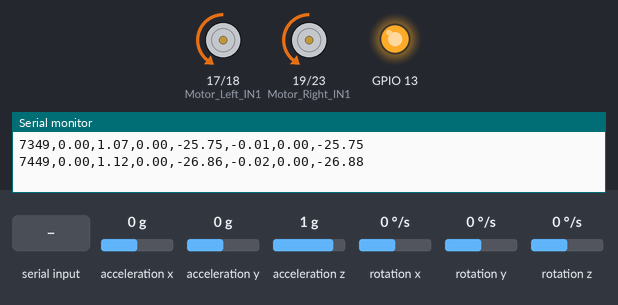
Simulated run of this sketch. Board: ESP32. Shown: motor-driver pin pairs drawn as motors (green arrow = first pin HIGH = forward, orange = second pin HIGH = backward, longer = more drive, scaled by the enable pin), output pins drawn as LEDs (lit = HIGH), the last lines printed to the serial monitor. Wiring (inferred from the names in the program): MPU-6050 motion sensor at I2C address 0x68. The inputs (shaded band) are chosen by the test bench; at power-on: acceleration x 0 g, rotation y 0 °/s, acceleration y 0 g, acceleration z 1 g, rotation x 0 °/s, rotation z 0 °/s.

Above: at 7.5 s.
8.5 s: acceleration x set to -0.8 g
At 10.0 s:
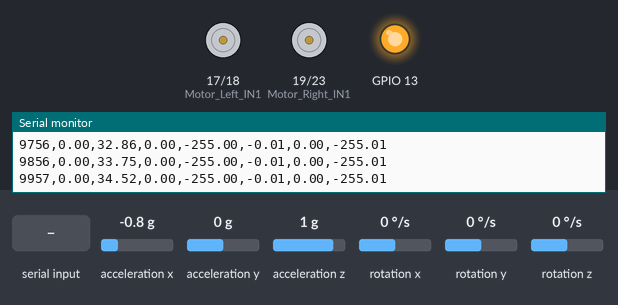
11.0 s: rotation y set to -11 °/s
14.0 s: rotation y set to -14 °/s
At 15.7 s:
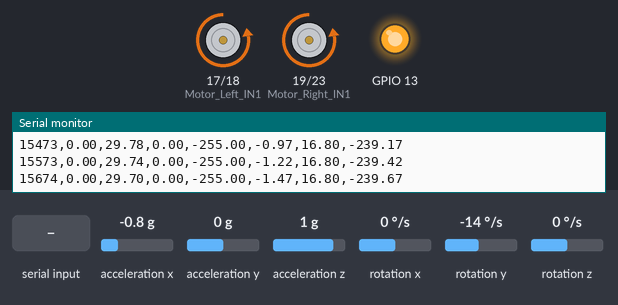
17.0 s: "p,45\n" received over Serial
At 17.9 s:
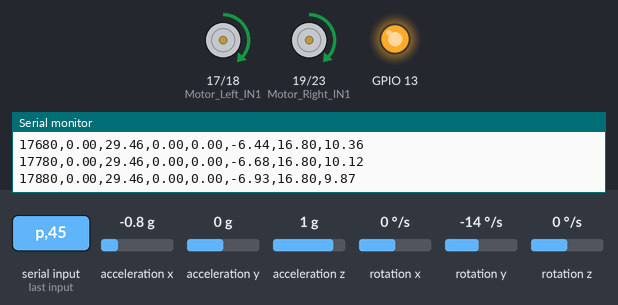
20.0 s: "i90\n" received over Serial
At 20.68 s:
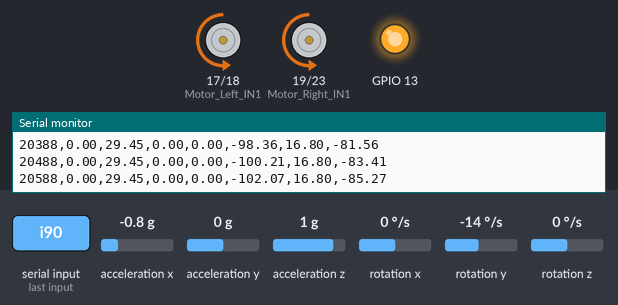
23.0 s: "d90\n" received over Serial
Timing chart, 0 to 25.5 s (numbered marks = the images above; inputs shaded):
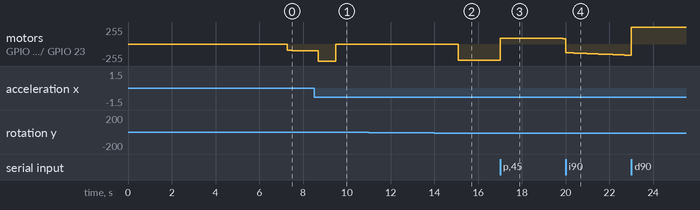

Measured:
- the behaviour switches between -13 and -14 °/s on rotation y (found by bisection; images 1 and 2)
- after the input at 8.5 s, motor on GPIO 17 (Motor_Left_IN1) / GPIO 18 (Motor_Left_IN2), motor on GPIO 19 (Motor_Right_IN1) / GPIO 23 (Motor_Right_IN2): backward 99/255 → backward 255/255 after 0.20 s, → stopped 0.80 s later
- after the input at 14.0 s, motor on GPIO 17 (Motor_Left_IN1) / GPIO 18 (Motor_Left_IN2), motor on GPIO 19 (Motor_Right_IN1) / GPIO 23 (Motor_Right_IN2): stopped → backward 243/255 after 1.1 s, → backward 244/255 0.32 s later, → backward 245/255 0.81 s later, → backward 246/255 0.41 s later

The sketch:

self_balancing_robot_ver3.ino
```cpp
#include <Wire.h>

// ── Global variables ──────────────────────────────────────────────
float RateRoll, RatePitch, RateYaw;
float RateCalibrationRoll, RateCalibrationPitch, RateCalibrationYaw;
int RateCalibrationNumber;
float AccX, AccY, AccZ;
float AngleRoll, AnglePitch;
uint32_t LoopTimer;

// ── Kalman filter variables ───────────────────────────────────────
float KalmanAngleRoll = 0, KalmanUncertaintyAngleRoll = 2 * 2;
float KalmanAnglePitch = 0, KalmanUncertaintyAnglePitch = 2 * 2;
float Kalman1DOutput[] = { 0, 0 };

//PID Variables
float kp = 24;  //24
float ki = 12;  //12
float kd = 1.2;

float previousError = 0;
float error = 0;
float setpoint = 0;  //-2

float integral = 0;
float integralLimit = 200;
float derivative = 0;

float previousAngle = 0;
float alpha = 0.1;

//tuning:
void handleSerialTuning() {
  //See if there's anything first,
  //Serial.available() returns the number of bytes currently sitting in the serial receive buffer
  if (Serial.available() > 0) {
    String input = Serial.readStringUntil('\n');
    //trim() is a method on Arduino's String class that removes whitespace from the start and end of a string
    //— spaces, tabs, \r, \n — leaving the middle untouched.
    input.trim();

    if (input.length() < 2) return;  // ignore garbage

    char command = input.charAt(0);
    float value = input.substring(1).toFloat();

    switch (command) {
      case 'p':
        kp = value;
        Serial.print("Kp set to: ");
        Serial.println(kp);
        break;
      case 'i':
        ki = value;
        Serial.print("Ki set to: ");
        Serial.println(ki);
        break;
      case 'd':
        kd = value;
        Serial.print("Kd set to: ");
        Serial.println(kd);
        break;
      default:
        Serial.println("Unknown command. Use p, i, or d followed by a number.");
    }
  }
}

//Motor variables:
// Nano
// #define Motor_Left_IN1 4
// #define Motor_Left_IN2 5
// #define Motor_Left_PWM 3
// #define Motor_Right_IN1 6
// #define Motor_Right_IN2 7
// #define Motor_Right_PWM 9

// ESP32
#define Motor_Left_IN1 17
#define Motor_Left_IN2 18
#define Motor_Left_PWM 16
#define Motor_Right_IN1 19
#define Motor_Right_IN2 23
#define Motor_Right_PWM 25

//Moving function + Stopping function
void setMotors(float output) {
  output = constrain(output, -255, 255);  // clamp range
  int speed = abs((int)output);           // 0-255 for PWM

  const int deadband = 80;
  if (speed > 0) {
    // tune this — min PWM that actually spins the wheels
    speed = map(speed, 0, 255, deadband, 255);
  }

  if (output > 0) {
    digitalWrite(Motor_Left_IN1, HIGH);
    digitalWrite(Motor_Left_IN2, LOW);
    digitalWrite(Motor_Right_IN1, HIGH);
    digitalWrite(Motor_Right_IN2, LOW);
  } else {
    digitalWrite(Motor_Left_IN1, LOW);
    digitalWrite(Motor_Left_IN2, HIGH);
    digitalWrite(Motor_Right_IN1, LOW);
    digitalWrite(Motor_Right_IN2, HIGH);
  }

  analogWrite(Motor_Left_PWM, speed);
  analogWrite(Motor_Right_PWM, speed);
}

void stop() {
  digitalWrite(Motor_Left_IN1, LOW);
  digitalWrite(Motor_Left_IN2, LOW);
  digitalWrite(Motor_Right_IN1, LOW);
  digitalWrite(Motor_Right_IN2, LOW);
  analogWrite(Motor_Left_PWM, 0);
  analogWrite(Motor_Right_PWM, 0);
}

// ── Kalman filter function ────────────────────────────────────────
void kalman_1d(float KalmanState, float KalmanUncertainty,
               float KalmanInput, float KalmanMeasurement, float dt) {

  //  kalman_1d(KalmanAngleRoll, KalmanUncertaintyAngleRoll, RateRoll, AngleRoll, 0.004);

  // Predict step — integrate gyro rate to get new angle estimate
  //KalmanState is the angle (gyro), KalmanMeasurement is acce angle
  KalmanState = KalmanState + dt * KalmanInput;

  // Predict step — update uncertainty
  KalmanUncertainty = KalmanUncertainty + dt * dt * 4 * 4;

  // Update step — compute Kalman gain
  float KalmanGain = KalmanUncertainty * 1 / (1 * KalmanUncertainty + 3 * 3);

  // Update step — correct state with accelerometer measurement
  KalmanState = KalmanState + KalmanGain * (KalmanMeasurement - KalmanState);

  // Update step — update uncertainty
  KalmanUncertainty = (1 - KalmanGain) * KalmanUncertainty;

  // Write outputs
  Kalman1DOutput[0] = KalmanState;
  Kalman1DOutput[1] = KalmanUncertainty;
}

// ── Read all sensor data from MPU-6050 ───────────────────────────
void gyro_signals(void) {

  // 1. Configure low pass filter (10Hz bandwidth)
  Wire.beginTransmission(0x68);
  Wire.write(0x1A);
  Wire.write(0x05);
  Wire.endTransmission();

  // 2. Configure accelerometer range (±8g, 4096 LSB/g)
  Wire.beginTransmission(0x68);
  Wire.write(0x1C);
  Wire.write(0x10);
  Wire.endTransmission();

  // 3. Read accelerometer data (6 bytes from 0x3B)
  Wire.beginTransmission(0x68);
  Wire.write(0x3B);
  Wire.endTransmission();
  Wire.requestFrom(0x68, 6);
  int16_t AccXLSB = Wire.read() << 8 | Wire.read();
  int16_t AccYLSB = Wire.read() << 8 | Wire.read();
  int16_t AccZLSB = Wire.read() << 8 | Wire.read();

  // 4. Configure gyroscope range (±500°/s, 65.5 LSB/°/s)
  Wire.beginTransmission(0x68);
  Wire.write(0x1B);
  Wire.write(0x08);
  Wire.endTransmission();

  // 5. Read gyroscope data (6 bytes from 0x43)
  Wire.beginTransmission(0x68);
  Wire.write(0x43);
  Wire.endTransmission();
  Wire.requestFrom(0x68, 6);
  int16_t GyroX = Wire.read() << 8 | Wire.read();
  int16_t GyroY = Wire.read() << 8 | Wire.read();
  int16_t GyroZ = Wire.read() << 8 | Wire.read();

  // 6. Convert raw gyro to degrees/second
  RateRoll = (float)GyroX / 65.5;
  RatePitch = (float)GyroY / 65.5;
  RateYaw = (float)GyroZ / 65.5;

  // 7. Convert raw accel to g with calibration offsets
  AccX = (float)AccXLSB / 4096 - 0.02;
  AccY = (float)AccYLSB / 4096;
  AccZ = (float)AccZLSB / 4096 - 0.02;

  // 8. Compute roll and pitch angles from accelerometer (degrees)
  AngleRoll = atan(AccY / sqrt(AccX * AccX + AccZ * AccZ)) * 1 / (3.142 / 180);
  AnglePitch = -atan(AccX / sqrt(AccY * AccY + AccZ * AccZ)) * 1 / (3.142 / 180);
}

// ── Setup ─────────────────────────────────────────────────────────
void setup() {
  //Motor setup:
  pinMode(Motor_Left_IN1, OUTPUT);
  pinMode(Motor_Left_IN2, OUTPUT);
  pinMode(Motor_Right_IN1, OUTPUT);
  pinMode(Motor_Right_IN2, OUTPUT);
  pinMode(Motor_Left_PWM, OUTPUT);
  pinMode(Motor_Right_PWM, OUTPUT);

  Serial.begin(57600);

  // Visual indicator that board is running
  pinMode(13, OUTPUT);
  digitalWrite(13, HIGH);

  // Start I2C at 400kHz fast mode
  Wire.setClock(400000);
  Wire.begin();
  delay(250);  // Wait for MPU-6050 to power up

  // Wake up MPU-6050 (starts in sleep mode by default)
  Wire.beginTransmission(0x68);
  Wire.write(0x6B);
  Wire.write(0x00);
  Wire.endTransmission();

  // Gyroscope calibration — sample 2000 times while perfectly still
  // Keep the robot/board completely stationary during this ~2 second window
  for (RateCalibrationNumber = 0;
       RateCalibrationNumber < 2000;
       RateCalibrationNumber++) {
    gyro_signals();
    RateCalibrationRoll += RateRoll;
    RateCalibrationPitch += RatePitch;
    RateCalibrationYaw += RateYaw;
    delay(1);
  }

  // Average the 2000 samples to get the bias offset
  RateCalibrationRoll /= 2000;
  RateCalibrationPitch /= 2000;
  RateCalibrationYaw /= 2000;

  // Start the loop timer
  LoopTimer = micros();
}

// ── Main loop ─────────────────────────────────────────────────────
void loop() {
  float delta_T = (micros() - LoopTimer) / 1000000.0f;
  // float delta_T = 0.004;

  // Read sensor
  gyro_signals();

  // Subtract calibration bias from gyro readings
  RateRoll -= RateCalibrationRoll;
  RatePitch -= RateCalibrationPitch;
  RateYaw -= RateCalibrationYaw;

  // Run Kalman filter for roll
  kalman_1d(KalmanAngleRoll, KalmanUncertaintyAngleRoll, RateRoll, AngleRoll, 0.004);
  KalmanAngleRoll = Kalman1DOutput[0];
  KalmanUncertaintyAngleRoll = Kalman1DOutput[1];

  // Run Kalman filter for pitch
  kalman_1d(KalmanAnglePitch, KalmanUncertaintyAnglePitch, RatePitch, AnglePitch, 0.004);
  KalmanAnglePitch = Kalman1DOutput[0];
  KalmanUncertaintyAnglePitch = Kalman1DOutput[1];

  // Handle tuning:
  handleSerialTuning();

  //PID Control:
  error = setpoint - KalmanAnglePitch;
  //P term
  float P_term = kp * error;
  P_term = constrain(P_term, -255, 255);
  //I term
  integral += error * delta_T;
  integral = constrain(integral, -integralLimit, integralLimit);
  float I_term = ki * integral;
  //D term
  // float rawDerivative = -(KalmanAnglePitch - previousAngle) / delta_T;
  // previousAngle = KalmanAnglePitch;
  // derivative = alpha * rawDerivative + (1 - alpha) * derivative;
  // float D_term = kd * derivative;
  float D_term = kd * (-RatePitch);  // negative sign depends on your gyro orientation/convention

  float result = P_term + I_term + D_term;

  if (abs(KalmanAnglePitch) > 30) {
    stop();
    integral = 0;  // ← prevents windup while lying on the floor
    previousAngle = KalmanAnglePitch;
  } else {
    setMotors(result);
    // stop();
    // integral = 0;
  }

  // // Print filtered angles
  // // Throttled print — only every 25th loop (~every 100ms at 4ms/loop)
  //   static uint32_t printCounter = 0;
  //   if (++printCounter >= 25) {
  //     printCounter = 0;
  //     Serial.print("Roll Angle [°] ");
  //     Serial.print(KalmanAngleRoll);
  //     Serial.print("  Pitch Angle [°] ");
  //     Serial.print(KalmanAnglePitch);
  //     Serial.print(" P: ");
  //     Serial.print(P_term);
  //     Serial.print(" I: ");
  //     Serial.print(I_term);
  //     Serial.print(" D: ");
  //     Serial.println(D_term);
  //   }

  // Print filtered angles as CSV for the Python logger
  // Throttled print — only every 25th loop (~every 100ms at 4ms/loop)
  static uint32_t printCounter = 0;
  if (++printCounter >= 25) {
    printCounter = 0;
    Serial.print(millis());
    Serial.print(",");
    Serial.print(KalmanAngleRoll);
    Serial.print(",");
    Serial.print(KalmanAnglePitch);
    Serial.print(",");
    Serial.print(setpoint);
    Serial.print(",");
    Serial.print(P_term);
    Serial.print(",");
    Serial.print(I_term);
    Serial.print(",");
    Serial.print(D_term);
    Serial.print(",");
    Serial.println(result);  // result is your motor output
  }

  // Hold loop to exactly 4ms (250Hz)
  while (micros() - LoopTimer < 4000)
    ;
  LoopTimer = micros();
}
```
